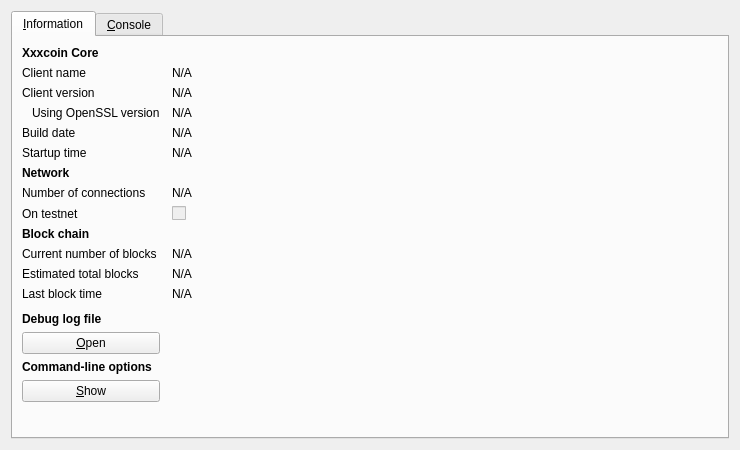
<?xml version="1.0" encoding="UTF-8"?>
<ui version="4.0">
 <class>RPCConsole</class>
 <widget class="QDialog" name="RPCConsole">
  <property name="geometry">
   <rect>
    <x>0</x>
    <y>0</y>
    <width>740</width>
    <height>450</height>
   </rect>
  </property>
  <property name="windowTitle">
   <string>Xxxcoin - Debug window</string>
  </property>
  <layout class="QVBoxLayout" name="verticalLayout_2">
   <item>
    <widget class="QTabWidget" name="tabWidget">
     <property name="currentIndex">
      <number>0</number>
     </property>
     <widget class="QWidget" name="tab_info">
      <attribute name="title">
       <string>&amp;Information</string>
      </attribute>
      <layout class="QGridLayout" name="gridLayout" columnstretch="0,1">
       <property name="horizontalSpacing">
        <number>12</number>
       </property>
       <item row="0" column="0">
        <widget class="QLabel" name="label_9">
         <property name="font">
          <font>
           <weight>75</weight>
           <bold>true</bold>
          </font>
         </property>
         <property name="text">
          <string>Xxxcoin Core</string>
         </property>
        </widget>
       </item>
       <item row="1" column="0">
        <widget class="QLabel" name="label_5">
         <property name="text">
          <string>Client name</string>
         </property>
        </widget>
       </item>
       <item row="1" column="1">
        <widget class="QLabel" name="clientName">
         <property name="cursor">
          <cursorShape>IBeamCursor</cursorShape>
         </property>
         <property name="text">
          <string>N/A</string>
         </property>
         <property name="textFormat">
          <enum>Qt::PlainText</enum>
         </property>
         <property name="textInteractionFlags">
          <set>Qt::LinksAccessibleByMouse|Qt::TextSelectableByKeyboard|Qt::TextSelectableByMouse</set>
         </property>
        </widget>
       </item>
       <item row="2" column="0">
        <widget class="QLabel" name="label_6">
         <property name="text">
          <string>Client version</string>
         </property>
        </widget>
       </item>
       <item row="2" column="1">
        <widget class="QLabel" name="clientVersion">
         <property name="cursor">
          <cursorShape>IBeamCursor</cursorShape>
         </property>
         <property name="text">
          <string>N/A</string>
         </property>
         <property name="textFormat">
          <enum>Qt::PlainText</enum>
         </property>
         <property name="textInteractionFlags">
          <set>Qt::LinksAccessibleByMouse|Qt::TextSelectableByKeyboard|Qt::TextSelectableByMouse</set>
         </property>
        </widget>
       </item>
       <item row="3" column="0">
        <widget class="QLabel" name="label_14">
         <property name="text">
          <string>Using OpenSSL version</string>
         </property>
         <property name="indent">
          <number>10</number>
         </property>
        </widget>
       </item>
       <item row="3" column="1">
        <widget class="QLabel" name="openSSLVersion">
         <property name="cursor">
          <cursorShape>IBeamCursor</cursorShape>
         </property>
         <property name="text">
          <string>N/A</string>
         </property>
         <property name="textFormat">
          <enum>Qt::PlainText</enum>
         </property>
         <property name="textInteractionFlags">
          <set>Qt::LinksAccessibleByMouse|Qt::TextSelectableByKeyboard|Qt::TextSelectableByMouse</set>
         </property>
        </widget>
       </item>
       <item row="4" column="0">
        <widget class="QLabel" name="label_12">
         <property name="text">
          <string>Build date</string>
         </property>
        </widget>
       </item>
       <item row="4" column="1">
        <widget class="QLabel" name="buildDate">
         <property name="cursor">
          <cursorShape>IBeamCursor</cursorShape>
         </property>
         <property name="text">
          <string>N/A</string>
         </property>
         <property name="textFormat">
          <enum>Qt::PlainText</enum>
         </property>
         <property name="textInteractionFlags">
          <set>Qt::LinksAccessibleByMouse|Qt::TextSelectableByKeyboard|Qt::TextSelectableByMouse</set>
         </property>
        </widget>
       </item>
       <item row="5" column="0">
        <widget class="QLabel" name="label_13">
         <property name="text">
          <string>Startup time</string>
         </property>
        </widget>
       </item>
       <item row="5" column="1">
        <widget class="QLabel" name="startupTime">
         <property name="cursor">
          <cursorShape>IBeamCursor</cursorShape>
         </property>
         <property name="text">
          <string>N/A</string>
         </property>
         <property name="textFormat">
          <enum>Qt::PlainText</enum>
         </property>
         <property name="textInteractionFlags">
          <set>Qt::LinksAccessibleByMouse|Qt::TextSelectableByKeyboard|Qt::TextSelectableByMouse</set>
         </property>
        </widget>
       </item>
       <item row="6" column="0">
        <widget class="QLabel" name="label_11">
         <property name="font">
          <font>
           <weight>75</weight>
           <bold>true</bold>
          </font>
         </property>
         <property name="text">
          <string>Network</string>
         </property>
        </widget>
       </item>
       <item row="7" column="0">
        <widget class="QLabel" name="label_7">
         <property name="text">
          <string>Number of connections</string>
         </property>
        </widget>
       </item>
       <item row="7" column="1">
        <widget class="QLabel" name="numberOfConnections">
         <property name="cursor">
          <cursorShape>IBeamCursor</cursorShape>
         </property>
         <property name="text">
          <string>N/A</string>
         </property>
         <property name="textFormat">
          <enum>Qt::PlainText</enum>
         </property>
         <property name="textInteractionFlags">
          <set>Qt::LinksAccessibleByMouse|Qt::TextSelectableByKeyboard|Qt::TextSelectableByMouse</set>
         </property>
        </widget>
       </item>
       <item row="8" column="0">
        <widget class="QLabel" name="label_8">
         <property name="text">
          <string>On testnet</string>
         </property>
        </widget>
       </item>
       <item row="8" column="1">
        <widget class="QCheckBox" name="isTestNet">
         <property name="enabled">
          <bool>false</bool>
         </property>
         <property name="text">
          <string/>
         </property>
        </widget>
       </item>
       <item row="9" column="0">
        <widget class="QLabel" name="label_10">
         <property name="font">
          <font>
           <weight>75</weight>
           <bold>true</bold>
          </font>
         </property>
         <property name="text">
          <string>Block chain</string>
         </property>
        </widget>
       </item>
       <item row="10" column="0">
        <widget class="QLabel" name="label_3">
         <property name="text">
          <string>Current number of blocks</string>
         </property>
        </widget>
       </item>
       <item row="10" column="1">
        <widget class="QLabel" name="numberOfBlocks">
         <property name="cursor">
          <cursorShape>IBeamCursor</cursorShape>
         </property>
         <property name="text">
          <string>N/A</string>
         </property>
         <property name="textFormat">
          <enum>Qt::PlainText</enum>
         </property>
         <property name="textInteractionFlags">
          <set>Qt::LinksAccessibleByMouse|Qt::TextSelectableByKeyboard|Qt::TextSelectableByMouse</set>
         </property>
        </widget>
       </item>
       <item row="11" column="0">
        <widget class="QLabel" name="label_4">
         <property name="text">
          <string>Estimated total blocks</string>
         </property>
        </widget>
       </item>
       <item row="11" column="1">
        <widget class="QLabel" name="totalBlocks">
         <property name="cursor">
          <cursorShape>IBeamCursor</cursorShape>
         </property>
         <property name="text">
          <string>N/A</string>
         </property>
         <property name="textFormat">
          <enum>Qt::PlainText</enum>
         </property>
         <property name="textInteractionFlags">
          <set>Qt::LinksAccessibleByMouse|Qt::TextSelectableByKeyboard|Qt::TextSelectableByMouse</set>
         </property>
        </widget>
       </item>
       <item row="12" column="0">
        <widget class="QLabel" name="label_2">
         <property name="text">
          <string>Last block time</string>
         </property>
        </widget>
       </item>
       <item row="12" column="1">
        <widget class="QLabel" name="lastBlockTime">
         <property name="cursor">
          <cursorShape>IBeamCursor</cursorShape>
         </property>
         <property name="text">
          <string>N/A</string>
         </property>
         <property name="textFormat">
          <enum>Qt::PlainText</enum>
         </property>
         <property name="textInteractionFlags">
          <set>Qt::LinksAccessibleByMouse|Qt::TextSelectableByKeyboard|Qt::TextSelectableByMouse</set>
         </property>
        </widget>
       </item>
       <item row="13" column="0">
        <spacer name="verticalSpacer_2">
         <property name="orientation">
          <enum>Qt::Vertical</enum>
         </property>
         <property name="sizeHint" stdset="0">
          <size>
           <width>20</width>
           <height>20</height>
          </size>
         </property>
        </spacer>
       </item>
       <item row="14" column="0">
        <widget class="QLabel" name="labelDebugLogfile">
         <property name="font">
          <font>
           <weight>75</weight>
           <bold>true</bold>
          </font>
         </property>
         <property name="text">
          <string>Debug log file</string>
         </property>
        </widget>
       </item>
       <item row="15" column="0">
        <widget class="QPushButton" name="openDebugLogfileButton">
         <property name="toolTip">
          <string>Open the Xxxcoin debug log file from the current data directory. This can take a few seconds for large log files.</string>
         </property>
         <property name="text">
          <string>&amp;Open</string>
         </property>
         <property name="autoDefault">
          <bool>false</bool>
         </property>
        </widget>
       </item>
       <item row="16" column="0">
        <widget class="QLabel" name="labelCLOptions">
         <property name="font">
          <font>
           <weight>75</weight>
           <bold>true</bold>
          </font>
         </property>
         <property name="text">
          <string>Command-line options</string>
         </property>
        </widget>
       </item>
       <item row="17" column="0">
        <widget class="QPushButton" name="showCLOptionsButton">
         <property name="toolTip">
          <string>Show the Xxxcoin-Qt help message to get a list with possible Xxxcoin command-line options.</string>
         </property>
         <property name="text">
          <string>&amp;Show</string>
         </property>
         <property name="autoDefault">
          <bool>false</bool>
         </property>
        </widget>
       </item>
       <item row="18" column="0">
        <spacer name="verticalSpacer">
         <property name="orientation">
          <enum>Qt::Vertical</enum>
         </property>
         <property name="sizeHint" stdset="0">
          <size>
           <width>20</width>
           <height>40</height>
          </size>
         </property>
        </spacer>
       </item>
      </layout>
     </widget>
     <widget class="QWidget" name="tab_console">
      <attribute name="title">
       <string>&amp;Console</string>
      </attribute>
      <layout class="QVBoxLayout" name="verticalLayout_3">
       <property name="spacing">
        <number>3</number>
       </property>
       <item>
        <widget class="QTextEdit" name="messagesWidget">
         <property name="minimumSize">
          <size>
           <width>0</width>
           <height>100</height>
          </size>
         </property>
         <property name="readOnly">
          <bool>true</bool>
         </property>
         <property name="tabKeyNavigation" stdset="0">
          <bool>false</bool>
         </property>
         <property name="columnCount" stdset="0">
          <number>2</number>
         </property>
        </widget>
       </item>
       <item>
        <layout class="QHBoxLayout" name="horizontalLayout">
         <property name="spacing">
          <number>3</number>
         </property>
         <item>
          <widget class="QLabel" name="label">
           <property name="text">
            <string notr="true">&gt;</string>
           </property>
          </widget>
         </item>
         <item>
          <widget class="QLineEdit" name="lineEdit"/>
         </item>
         <item>
          <widget class="QPushButton" name="clearButton">
           <property name="maximumSize">
            <size>
             <width>24</width>
             <height>24</height>
            </size>
           </property>
           <property name="toolTip">
            <string>Clear console</string>
           </property>
           <property name="text">
            <string/>
           </property>
           <property name="icon">
            <iconset resource="../bitcoin.qrc">
             <normaloff>:/icons/remove</normaloff>:/icons/remove</iconset>
           </property>
           <property name="shortcut">
            <string notr="true">Ctrl+L</string>
           </property>
           <property name="autoDefault">
            <bool>false</bool>
           </property>
          </widget>
         </item>
        </layout>
       </item>
      </layout>
     </widget>
    </widget>
   </item>
  </layout>
 </widget>
 <resources>
  <include location="../bitcoin.qrc"/>
 </resources>
 <connections/>
</ui>
